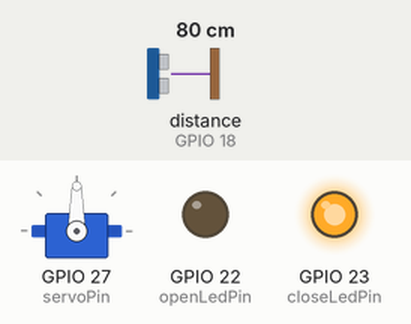
The sketch below on a simulated ESP32. Parts: servo, output pins drawn as LEDs (lit = HIGH). Wiring (inferred from the names in the program): ultrasonic range finder: trigger GPIO 19; echo GPIO 18. The test bench sets the inputs (shaded band); at power-on: distance to the obstacle (sensor on GPIO 18) 80 cm. The echo pulse lasts 58.3 µs per cm; pins used as bus, display or sensor lines are not drawn.

Above: at 1.2 s.
1.3 s: distance to the obstacle (sensor on GPIO 18) set to 23 cm
2.8 s: distance to the obstacle (sensor on GPIO 18) set to 18 cm
At 4.3 s:
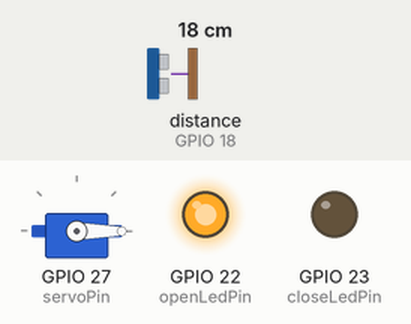
5.8 s: distance to the obstacle (sensor on GPIO 18) set to 35 cm
At 7.5 s:
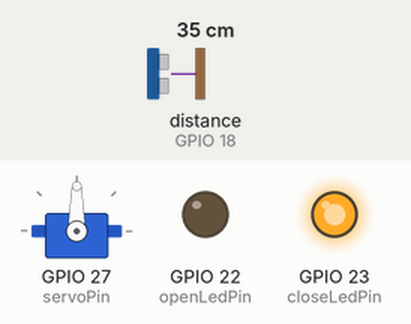
8.3 s: distance to the obstacle (sensor on GPIO 18) set to 2 cm
At 9.7 s:
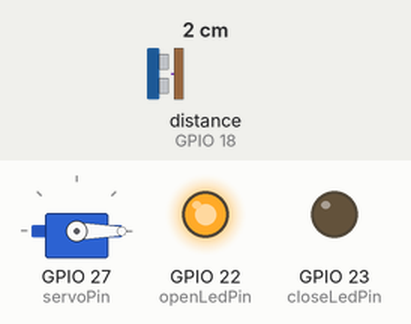
Timing chart, 0 to 11.8 s (numbered marks = the images above; inputs shaded):
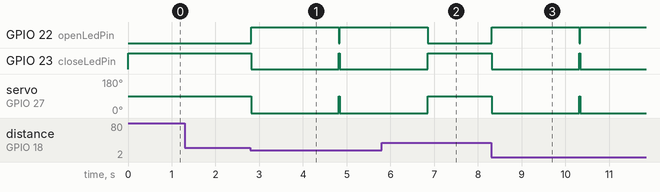

The sketch:

Ultrasonic_Barrier_Controller.ino
```cpp
#include <ESP32Servo.h>

// Pin Configurations
const int trigPin = 19;
const int echoPin = 18;
const int servoPin = 27;
const int openLedPin = 22;
const int closeLedPin = 23;


const float soundSpeed = 0.0343;
const int openAngle = 0;
const int closeAngle = 90;
unsigned long openAt = 0;
bool gateOpen = false;

Servo servo;

// Functions Initialize
void barricadeOpen();
void barricadeClose();
void ultrasonicSensorInitialize();

void barricadeOpen(){
  servo.write(openAngle);
  digitalWrite(openLedPin, HIGH);
  digitalWrite(closeLedPin, LOW);
  openAt = millis();
}
void barricadeClose(){
  servo.write(closeAngle);
  digitalWrite(openLedPin, LOW);
  digitalWrite(closeLedPin, HIGH);
  openAt = 0;
}

void ultrasonicSensorInitialize(){
  digitalWrite(trigPin, LOW);
  delayMicroseconds(2);
  digitalWrite(trigPin, HIGH);
  delayMicroseconds(10);
  digitalWrite(trigPin, LOW);
}

void setup() {
  // put your setup code here, to run once:
  pinMode(trigPin, OUTPUT);
  pinMode(echoPin, INPUT);
  pinMode(openLedPin, OUTPUT);
  pinMode(closeLedPin, OUTPUT);
  servo.attach(servoPin);
  barricadeClose();
}


void loop() {
  // put your main code here, to run repeatedl:
  ultrasonicSensorInitialize();

  unsigned long duration = pulseIn(echoPin, HIGH, 50000);
  float distance;
  if (duration==0){
    distance = 999;
  }
  else{
    distance = soundSpeed * duration / 2;
  }

  if(distance <= 20){
    if(!gateOpen){
      barricadeOpen();
      gateOpen = true;
    }
  }
  if(gateOpen && (millis()-openAt)>2000){
    barricadeClose();
    gateOpen = false;
  }
  delay(20);
}
```

Measured:
- the behaviour switches between 21 and 20 cm on distance to the obstacle (sensor on GPIO 18) (found by bisection; images 0 and 1)
- after the input at 1.3 s, every drawn part: stays the same
- after the input at 2.8 s, GPIO 22 (openLedPin): LOW → HIGH at once, → LOW 2.0 s later, → HIGH 0.02 s later; GPIO 23 (closeLedPin): HIGH → LOW at once, → HIGH 2.0 s later, → LOW 0.02 s later; servo on GPIO 27 (servoPin): 90° → 0° at once
- after the input at 5.8 s, GPIO 22 (openLedPin): goes on until 6.9 s, then stays LOW; GPIO 23 (closeLedPin): goes on until 6.9 s, then stays HIGH; servo on GPIO 27 (servoPin): goes on until 6.9 s, then stays 90°
- after the input at 8.3 s, GPIO 22 (openLedPin): LOW → HIGH at once, → LOW 2.0 s later, → HIGH 0.02 s later; GPIO 23 (closeLedPin): HIGH → LOW at once, → HIGH 2.0 s later, → LOW 0.02 s later; servo on GPIO 27 (servoPin): 90° → 0° at once
